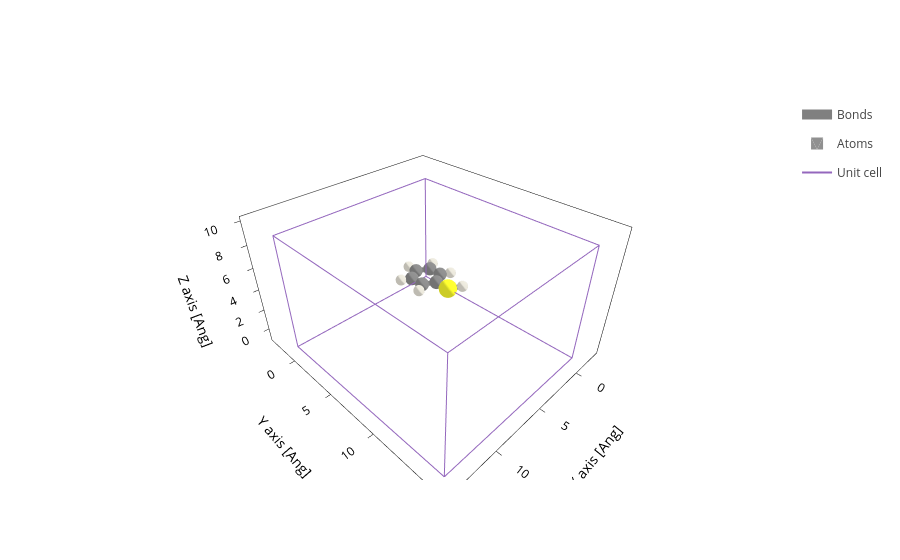

The code cell stored with this chart in its notebook:
### Code cell
structure.plot()

### Figure 1 — Plotly figure (JSON) as saved in the notebook; plotly's stock layout.template omitted (floating-point values rounded to 4 significant figures; data arrays with more than 128 entries replaced by an {"elided": "..."} marker saying what was removed)
{"data": [{"line": {"color": "gray", "width": 10}, "meta": {}, "mode": "lines", "name": "Bonds", "opacity": 1, "type": "scatter3d", "x": {"elided": "273 float values"}, "y": {"elided": "273 float values"}, "z": {"elided": "273 float values"}}, {"alphahull": 0, "color": "#909090", "hovertemplate": "%{meta.position}", "legendgroup": "Atoms", "meta": {"meta": {"Atoms_i": 0}, "position": "(1.23, 0.71, 0.00)"}, "name": "Atoms", "opacity": 1, "showlegend": true, "showscale": false, "type": "mesh3d", "x": {"elided": "225 float values"}, "y": {"elided": "225 float values"}, "z": {"elided": "225 float values"}}, {"alphahull": 0, "color": "#EDEADE", "hovertemplate": "%{meta.position}", "legendgroup": "Atoms", "meta": {"meta": {"Atoms_i": 1}, "position": "(2.16, 1.25, 0.00)"}, "name": "Atoms", "opacity": 1, "showlegend": false, "showscale": false, "type": "mesh3d", "x": {"elided": "225 float values"}, "y": {"elided": "225 float values"}, "z": {"elided": "225 float values"}}, {"alphahull": 0, "color": "#909090", "hovertemplate": "%{meta.position}", "legendgroup": "Atoms", "meta": {"meta": {"Atoms_i": 2}, "position": "(0.00, 1.42, 0.00)"}, "name": "Atoms", "opacity": 1, "showlegend": false, "showscale": false, "type": "mesh3d", "x": {"elided": "225 float values"}, "y": {"elided": "225 float values"}, "z": {"elided": "225 float values"}}, {"alphahull": 0, "color": "#FFFF30", "hovertemplate": "%{meta.position}", "legendgroup": "Atoms", "meta": {"meta": {"Atoms_i": 3}, "position": "(0.00, 2.94, 0.00)"}, "name": "Atoms", "opacity": 1, "showlegend": false, "showscale": false, "type": "mesh3d", "x": {"elided": "225 float values"}, "y": {"elided": "225 float values"}, "z": {"elided": "225 float values"}}, {"alphahull": 0, "color": "#909090", "hovertemplate": "%{meta.position}", "legendgroup": "Atoms", "meta": {"meta": {"Atoms_i": 4}, "position": "(-1.23, 0.71, 0.00)"}, "name": "Atoms", "opacity": 1, "showlegend": false, "showscale": false, "type": "mesh3d", "x": {"elided": "225 float values"}, "y": {"elided": "225 float values"}, "z": {"elided": "225 float values"}}, {"alphahull": 0, "color": "#EDEADE", "hovertemplate": "%{meta.position}", "legendgroup": "Atoms", "meta": {"meta": {"Atoms_i": 5}, "position": "(-2.16, 1.25, 0.00)"}, "name": "Atoms", "opacity": 1, "showlegend": false, "showscale": false, "type": "mesh3d", "x": {"elided": "225 float values"}, "y": {"elided": "225 float values"}, "z": {"elided": "225 float values"}}, {"alphahull": 0, "color": "#909090", "hovertemplate": "%{meta.position}", "legendgroup": "Atoms", "meta": {"meta": {"Atoms_i": 6}, "position": "(-1.23, -0.71, 0.00)"}, "name": "Atoms", "opacity": 1, "showlegend": false, "showscale": false, "type": "mesh3d", "x": {"elided": "225 float values"}, "y": {"elided": "225 float values"}, "z": {"elided": "225 float values"}}, {"alphahull": 0, "color": "#EDEADE", "hovertemplate": "%{meta.position}", "legendgroup": "Atoms", "meta": {"meta": {"Atoms_i": 7}, "position": "(-2.16, -1.25, 0.00)"}, "name": "Atoms", "opacity": 1, "showlegend": false, "showscale": false, "type": "mesh3d", "x": {"elided": "225 float values"}, "y": {"elided": "225 float values"}, "z": {"elided": "225 float values"}}, {"alphahull": 0, "color": "#909090", "hovertemplate": "%{meta.position}", "legendgroup": "Atoms", "meta": {"meta": {"Atoms_i": 8}, "position": "(0.00, -1.42, 0.00)"}, "name": "Atoms", "opacity": 1, "showlegend": false, "showscale": false, "type": "mesh3d", "x": {"elided": "225 float values"}, "y": {"elided": "225 float values"}, "z": {"elided": "225 float values"}}, {"alphahull": 0, "color": "#EDEADE", "hovertemplate": "%{meta.position}", "legendgroup": "Atoms", "meta": {"meta": {"Atoms_i": 9}, "position": "(0.00, -2.50, 0.00)"}, "name": "Atoms", "opacity": 1, "showlegend": false, "showscale": false, "type": "mesh3d", "x": {"elided": "225 float values"}, "y": {"elided": "225 float values"}, "z": {"elided": "225 float values"}}, {"alphahull": 0, "color": "#909090", "hovertemplate": "%{meta.position}", "legendgroup": "Atoms", "meta": {"meta": {"Atoms_i": 10}, "position": "(1.23, -0.71, 0.00)"}, "name": "Atoms", "opacity": 1, "showlegend": false, "showscale": false, "type": "mesh3d", "x": {"elided": "225 float values"}, "y": {"elided": "225 float values"}, "z": {"elided": "225 float values"}}, {"alphahull": 0, "color": "#EDEADE", "hovertemplate": "%{meta.position}", "legendgroup": "Atoms", "meta": {"meta": {"Atoms_i": 11}, "position": "(2.16, -1.25, 0.00)"}, "name": "Atoms", "opacity": 1, "showlegend": false, "showscale": false, "type": "mesh3d", "x": {"elided": "225 float values"}, "y": {"elided": "225 float values"}, "z": {"elided": "225 float values"}}, {"alphahull": 0, "color": "#EDEADE", "hovertemplate": "%{meta.position}", "legendgroup": "Atoms", "meta": {"meta": {"Atoms_i": 12}, "position": "(-1.24, 3.66, 0.00)"}, "name": "Atoms", "opacity": 1, "showlegend": false, "showscale": false, "type": "mesh3d", "x": {"elided": "225 float values"}, "y": {"elided": "225 float values"}, "z": {"elided": "225 float values"}}, {"meta": {}, "mode": "lines", "name": "Unit cell", "type": "scatter3d", "x": [0.0, 0.0, 14.32, 14.32, 0.0, 0.0, NaN, 0.0, 0.0, 0.0, 14.32, 14.32, 0.0, NaN, 14.32, 14.32, NaN, 14.32, 14.32], "y": [0.0, 16.16, 16.16, 16.16, 16.16, 16.16, NaN, 16.16, 0.0, 0.0, 0.0, 0.0, 0.0, NaN, 16.16, 0.0, NaN, 16.16, 0.0], "z": [0.0, 0.0, 0.0, 10.0, 10.0, 0.0, NaN, 10.0, 10.0, 0.0, 0.0, 10.0, 10.0, NaN, 0.0, 0.0, NaN, 10.0, 10.0]}], "layout": {"scene": {"aspectmode": "data", "xaxis": {"title": {"text": "X axis [Ang]"}}, "yaxis": {"title": {"text": "Y axis [Ang]"}}, "zaxis": {"title": {"text": "Z axis [Ang]"}}}, "xaxis": {"scaleanchor": "y", "scaleratio": 1, "title": {"text": "X axis [Ang]"}}, "yaxis": {"title": {"text": "Y axis [Ang]"}}}}
